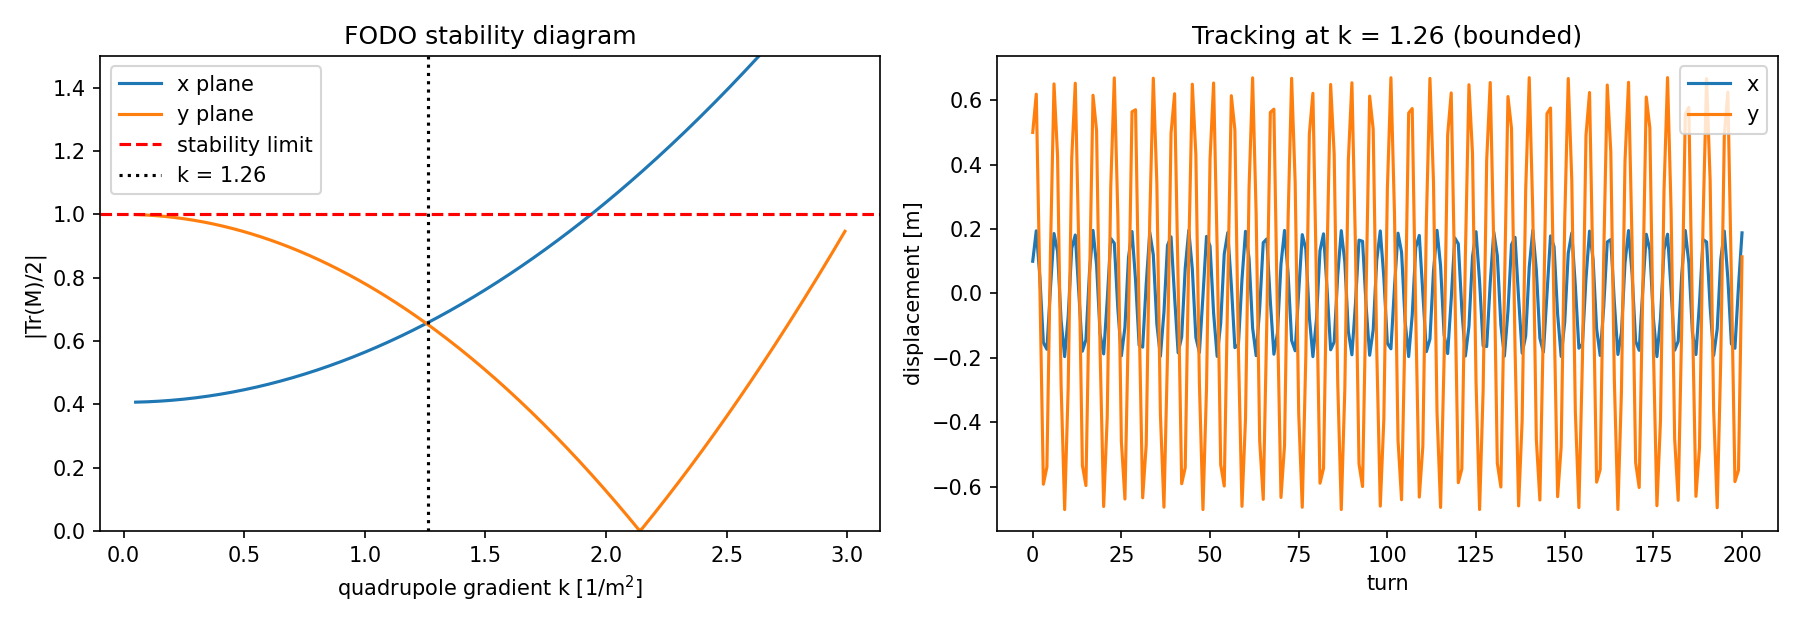

Write Python code to recreate this figure.
"""Stability of a FODO lattice in a ring, using 6x6 transfer matrices.

Phase-space vector: (x, x', y, y', z, delta). One cell = drift -> QD -> dipole -> QF
(matrices multiply right-to-left). A ring of N cells is stable if |Tr(M_cell)/2| < 1
in both planes. The "most stable" gradient k maximises the stability margin, i.e.
minimises max(|Tr_x|, |Tr_y|)/2.
"""
import matplotlib.pyplot as plt
import numpy as np

L_QUAD, L_DIPOLE, L_DRIFT = 0.5, 1.0, 1.0  # m
N_CELLS = 6
R_BEND = N_CELLS * L_DIPOLE / (2 * np.pi)  # bending radius so the dipoles close the ring


def drift(length):
    m = np.eye(6)
    m[0, 1] = m[2, 3] = length
    return m


def dipole(length, radius):
    a = length / radius
    m = np.eye(6)
    m[0, :2] = [np.cos(a), radius * np.sin(a)]
    m[0, 4] = radius * (1 - np.cos(a))
    m[1, :2] = [-np.sin(a) / radius, np.cos(a)]
    m[1, 4] = np.sin(a)
    m[2, 3] = length
    return m


def quad(length, k):
    """Quadrupole of normalised gradient k [1/m^2]; k>0 focuses in x, k<0 in y."""
    ks = np.sqrt(abs(k))
    foc = np.array([[np.cos(ks * length), np.sin(ks * length) / ks],
                    [-ks * np.sin(ks * length), np.cos(ks * length)]])
    dfo = np.array([[np.cosh(ks * length), np.sinh(ks * length) / ks],
                    [ks * np.sinh(ks * length), np.cosh(ks * length)]])
    m = np.eye(6)
    m[0:2, 0:2], m[2:4, 2:4] = (foc, dfo) if k > 0 else (dfo, foc)
    return m


def cell_matrix(k):
    return quad(L_QUAD, k) @ dipole(L_DIPOLE, R_BEND) @ quad(L_QUAD, -k) @ drift(L_DRIFT)


def stability(k):
    m = cell_matrix(k)
    return abs(np.trace(m[0:2, 0:2]) / 2), abs(np.trace(m[2:4, 2:4]) / 2)


def track(k, x0, turns):
    ring = np.linalg.matrix_power(cell_matrix(k), N_CELLS)
    out = np.empty((turns + 1, 6))
    out[0] = x0
    for i in range(turns):
        out[i + 1] = ring @ out[i]
    return out


def main():
    ks = np.arange(0.05, 3.0, 0.01)
    margin = np.array([max(stability(k)) for k in ks])
    stable = margin < 1
    k_best = ks[np.argmin(margin)]
    print(f"bending radius R = {R_BEND:.3f} m")
    print(f"stable for k in [{ks[stable].min():.2f}, {ks[stable].max():.2f}] 1/m^2")
    print(f"most stable gradient k = {k_best:.2f} 1/m^2  (max|Tr/2| = {margin.min():.3f})")

    x0 = np.array([0.1, 0.0, 0.5, 0.0, 0.0, 0.0])
    turns = 200
    good, bad = track(k_best, x0, turns), track(2.5, x0, turns)
    print(f"max |x|, |y| over {turns} turns at k={k_best:.2f}: {np.abs(good[:, [0, 2]]).max():.3f} m")
    print(f"max |x|, |y| over {turns} turns at k=2.50 (unstable): {np.abs(bad[:, [0, 2]]).max():.3g} m")

    fig, (ax1, ax2) = plt.subplots(1, 2, figsize=(12, 4.2))
    ax1.plot(ks, [stability(k)[0] for k in ks], label="x plane")
    ax1.plot(ks, [stability(k)[1] for k in ks], label="y plane")
    ax1.axhline(1, color="r", ls="--", label="stability limit")
    ax1.axvline(k_best, color="k", ls=":", label=f"k = {k_best:.2f}")
    ax1.set(xlabel="quadrupole gradient k [1/m$^2$]", ylabel="|Tr(M)/2|", ylim=(0, 1.5),
            title="FODO stability diagram")
    ax1.legend()
    n = np.arange(turns + 1)
    ax2.plot(n, good[:, 0], label="x")
    ax2.plot(n, good[:, 2], label="y")
    ax2.set(xlabel="turn", ylabel="displacement [m]", title=f"Tracking at k = {k_best:.2f} (bounded)")
    ax2.legend()
    fig.tight_layout()
    fig.savefig("fodo.png", dpi=150)


if __name__ == "__main__":
    main()
